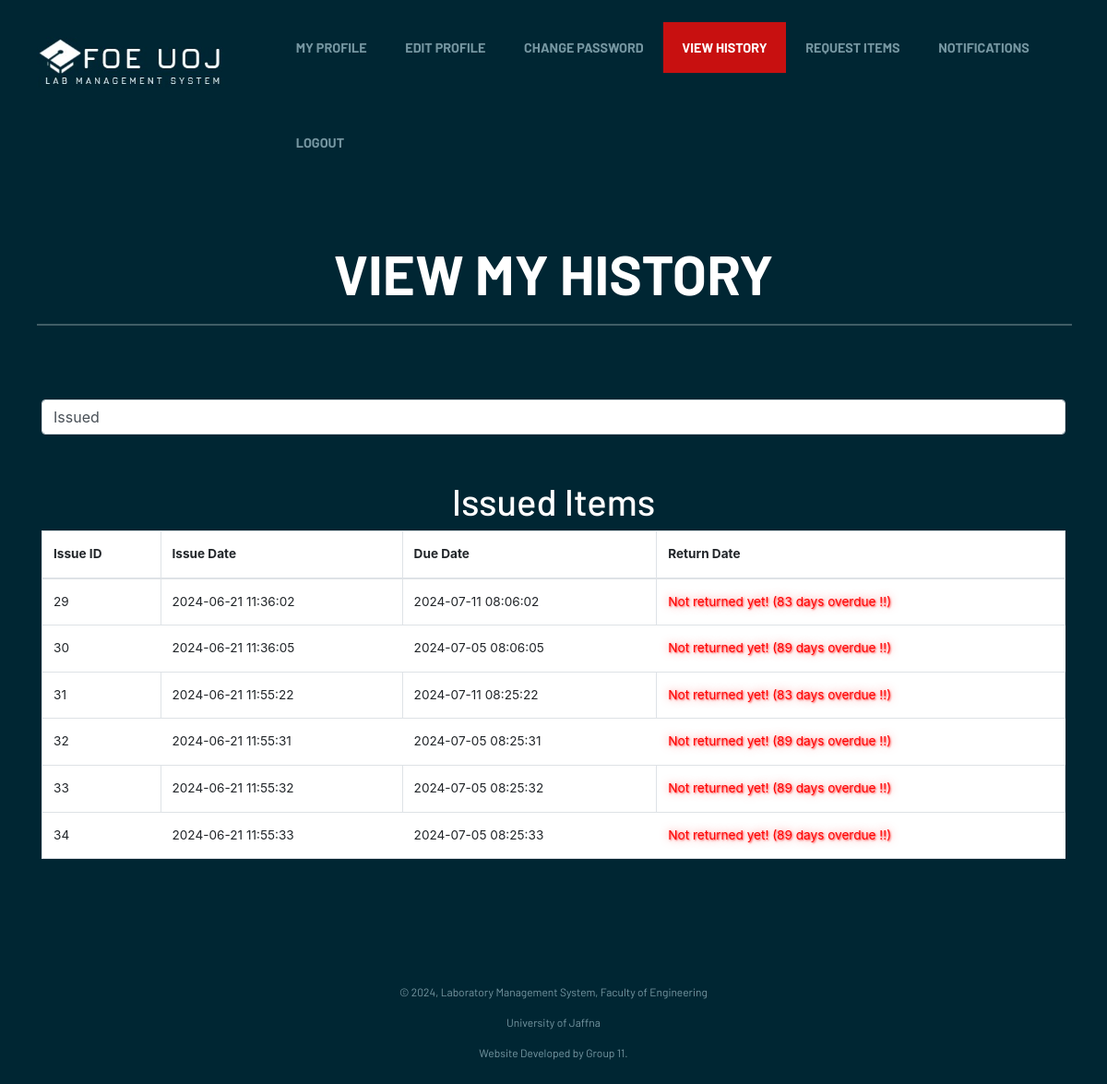
/FOE_LMS/student/view_history.php (signed in), run on the app's committed database.
### tables this page shows
CREATE TABLE `issued` (
  `issue_id` int(11) NOT NULL,
  `issue_date` timestamp NOT NULL DEFAULT current_timestamp(),
  `due_date` timestamp NULL DEFAULT NULL,
  `return_date` timestamp NULL DEFAULT NULL,
  `item_id` int(11) DEFAULT NULL,
  `officer_id` int(11) DEFAULT NULL,
  `student_id` int(11) DEFAULT NULL
);

### FOE_LMS/student/view_history.php (the view, shortened to what this page needs)
<?php
$connection = mysqli_connect("localhost", "root", "", "lab");
$queryIssued = "SELECT * FROM Issued WHERE student_id = (SELECT student_id FROM Student WHERE email = '$_SESSION[email]')";
$queryIssued_run = mysqli_query($connection, $queryIssued);
?>
<!DOCTYPE html>
<html lang="en-US">
<head>
      <link rel="stylesheet" href="../assets/css/components.css">
      <link rel="stylesheet" href="../assets/css/icons.css">
      <link rel="stylesheet" href="../assets/css/responsee.css">
      <link rel="stylesheet" href="../assets/owl-carousel/owl.carousel.css">
      <link rel="stylesheet" href="../assets/owl-carousel/owl.theme.css">
      <link rel="stylesheet" href="../assets/css/template-style.css">
      <link href="https://cdn.jsdelivr.net/npm/bootstrap@5.3.0-alpha1/dist/css/bootstrap.min.css" rel="stylesheet">
      <link href="https://cdnjs.cloudflare.com/ajax/libs/font-awesome/5.15.4/css/all.min.css" rel="stylesheet">
      <link rel="stylesheet" type="text/css" href="https://stackpath.bootstrapcdn.com/bootstrap/4.4.1/css/bootstrap.min.css">
   </head>
    <body class="size-1520 primary-color-red background-dark">
      <header class="grid">
        <nav class="s-12 grid background-none background-primary-hightlight">
           <a href="student_dashboard.php" class="m-12 l-3 padding-2x logo">
           <img src="../assets/img/logo.jpg">
           </a>
           <div class="top-nav s-12 l-9">
              <ul class="top-ul right chevron">
              <li><a href="student_dashboard.php">My Profile</a></li>
                <li><a href="edit_profile.php">Edit Profile</a></li>
                <li><a href="change_password.php">Change Password</a></li>
                <li><a href="view_history.php">View History</a></li>
                <li><a href="request_item.php">Request Items</a></li>
                <li><a href="notifications.php">Notifications</a></li>
                <li><a href="#" onclick="confirmLogout()">Logout</a></li>
              </ul>
           </div>
        </nav>
      </header>
      <head>
    </head>
    <body class="size-1520 primary-color-red background-dark">
        <main role="main">
            <header class="grid">
                <div class="s-12 padding-2x">
                    <h1 class="text-strong text-white text-center center text-size-60 text-uppercase margin-bottom-20">VIEW MY HISTORY</h1>
                    <hr style="border: 1px solid white; width: 100%;">
                </div>
            </header>
            <div class="container">
    <div class="row mt-4">
        <div class="col-md-12">
            <select id="tableSelector" class="form-control mb-4">
                <option value="issued">Issued</option>
            </select>
        </div>
    </div>
    <div id="issuedItemsTable">
    <div class="row mt-4">
        <div class="col-md-12">
            <h1 style="color: white; text-align: center;">Issued Items </h1>
            <table class="table table-bordered">
                <thead>
                    <tr>
                        <th>Issue ID</th>
                        <th>Issue Date</th>
                        <th>Due Date</th>
                        <th>Return Date</th>
                    </tr>
                </thead>
                <tbody>
                    <?php
                    while ($row = mysqli_fetch_assoc($queryIssued_run)) {
                        echo "<tr>";
                        echo "<td>" . $row['issue_id'] . "</td>";
                        echo "<td>" . $row['issue_date'] . "</td>";
                        echo "<td>" . $row['due_date'] . "</td>";
                        if (isset($row['return_date'])) {
                            echo "<td style='color: green;'>" . $row['return_date'] . "</td>";
                        } else {
                            $due_date = new DateTime($row['due_date']);
                            $current_date = new DateTime();
                            $interval = $current_date->diff($due_date);
                            $days_diff = $interval->format('%r%a');
                            if ($days_diff < 0) {
                                $days_diff = abs($days_diff);
                                echo "<td style='color: red; text-shadow: 1px 1px 2px rgba(255, 0, 0, 0.7), 0 0 10px rgba(255, 0, 0, 0.5);'>Not returned yet! (" . $days_diff . " days overdue !!)</td>";
                            } else {
                                echo "<td style='color: red;'>Not returned yet! (Due in " . $days_diff . " days)</td>";
                            }
                        }
                        echo "</tr>";
                    }
                    ?>
                </tbody>
            </table>
        </div>
    </div>
</div>
<section>
    <br>
    <br>
    <br>
    <br>
    <br>
<div class="s-12 text-center margin-bottom">
             <p class="text-size-12">© 2024, Laboratory Management System, Faculty of Engineering</p>
             <p class="text-size-12">University of Jaffna</p>
             <p class="text-size-12">Website Developed by Group 11.</p>
           </div>
</section>
   </body>
</html>

### FOE_LMS/assets/css/responsee.css (style rules this page uses)
* { -webkit-box-sizing:border-box; -moz-box-sizing:border-box; box-sizing:border-box; margin:0; }
body { background:none repeat scroll 0 0 #eeeeee; font-size:16px; font-family:"Open Sans",Arial,sans-serif; color:#444; }
h1,h2,h3,h4,h5,h6 { color:#152732; font-weight: normal; line-height: 1.3; margin:0.5rem 0; }
h1 { font-size:2.7rem; }
a, a:link, a:visited, a:hover, a:active { text-decoration:none; color:#9BB800; transition:color 0.20s linear 0s; -o-transition:color 0.20s linear 0s; -ms-transition:color 0.20s linear 0s; -moz-transition:color 0.20s linear 0s; -webkit-transition:color 0.20s linear 0s; }
p,li,dl,blockquote,table,kbd { font-size: 0.85rem; line-height: 1.6; }
.text-center { text-align:center!important; }
img { border:0; display:block; height:auto; max-width:100%; width:auto; }
table { background:none repeat scroll 0 0 #fff; border:1px solid #f0f0f0; border-collapse:collapse; border-spacing:0; text-align:left; width:100%; }
table tr td, table tr th { padding:0.625rem; }
table tfoot, table thead,table tr:nth-of-type(2n) { background:none repeat scroll 0 0 #f0f0f0; }
th,table tr:nth-of-type(2n) td { border-right:1px solid #fff; }
td { border-right:1px solid #f0f0f0; }
.grid { display:grid; grid-template-columns:repeat(12, 1fr); width:100%; margin:0 auto; }
hr { border: 0; border-top: 1px solid #e5e5e5; clear:both; height:0; margin:2.5rem auto; }
li { padding:0; }
ul,ol { padding-left:1.25rem; }
.size-1520 .line,.size-1520 .grid { max-width:95rem; }
nav { display:block; width:100%; background:#152732; }
.line::after, nav::after, .center::after, .box::after, .margin::after, .margin2x::after, .grid.full::after { clear:both; content: "."; display:block; height:0; line-height:0; overflow:hidden; visibility:hidden; }
.top-nav ul { padding:0; }
.top-nav li { float:left; list-style:none outside none; cursor:pointer; }
.top-nav li a { color:#fff; display:block; font-size:1rem; padding:1.25rem; }
.top-nav .active-item a { background:#2b4c61; }
.aside-nav a,.aside-nav a:link,.aside-nav a:visited,.aside-nav li > ul,.top-nav a,.top-nav a:link,.top-nav a:visited { transition:background 0.20s linear 0s; -o-transition:background 0.20s linear 0s; -ms-transition:background 0.20s linear 0s; -moz-transition:background 0.20s linear 0s; -webkit-transition:background 0.20s linear 0s; }
.margin-bottom { margin-bottom:1.25rem!important; }
.s-1,.s-2,.s-five,.s-3,.s-4,.s-5,.s-6,.s-7,.s-8,.s-9,.s-10,.s-11,.s-12,.m-1,.m-2,.m-five,.m-3,.m-4,.m-5,.m-6,.m-7,.m-8,.m-9,.m-10,.m-11,.m-12,.l-1,.l-2,.l-five,.l-3,.l-4,.l-5,.l-6,.l-7,.l-8,.l-9,.l-10,.l-11,.l-12,.xl-1,.xl-2,.xl-five,.xl-3,.xl-4,.xl-5,.xl-6,.xl-7,.xl-8,.xl-9,.xl-10,.xl-11,.xl-12,.xxl-1,.xxl-2,.xxl-five,.xxl-3,.xxl-4,.xxl-5,.xxl-6,.xxl-7,.xxl-8,.xxl-9,.xxl-10,.xxl-11,.xxl-12 { float:left; position:static; }
.s-12, .grid .s-12.center { width:100% }
.grid .s-12 { grid-column:span 12; }
.m-12, .grid .m-12.center { width:100% }
.grid .m-12 { grid-column:span 12; }
.l-3, .grid .l-3.center { width:25%; }
.l-9, .grid .l-9.center { width:75%; }
.grid .l-3 { grid-column:span 3; }
.grid .l-9 { grid-column:span 9; }
.right { float:right; }
@media screen and (max-width:1366px) { .size-960,.size-1140,.size-1280,.size-1520 { max-width:1366px; } }
.grid .s-1,.grid .s-2,.grid .s-five,.grid .s-3,.grid .s-4,.grid .s-5,.grid .s-6,.grid .s-7,.grid .s-8,.grid .s-9,.grid .s-10,.grid .s-11,.grid .s-12,.grid .m-1,.grid .m-2,.grid .m-five,.grid .m-3,.grid .m-4,.grid .m-5,.grid .m-6,.grid .m-7,.grid .m-8,.grid .m-9,.grid .m-10,.grid .m-11,.grid .m-12,.grid .l-1,.grid .l-2,.grid .l-five,.grid .l-3,.grid .l-4,.grid .l-5,.grid .l-6,.grid .l-7,.grid .l-8,.grid .l-9,.grid .l-10,.grid .l-11,.grid .l-12,.grid .xl-1,.grid .xl-2,.grid .xl-five,.grid .xl-3,.grid .xl-4,.grid .xl-5,.grid .xl-6,.grid .xl-7,.grid .xl-8,.grid .xl-9,.grid .xl-10,.grid .xl-11,.grid .xl-12,.grid .xxl-1,.grid .xxl-2,.grid .xxl-five,.grid .xxl-3,.grid .xxl-4,.grid .xxl-5,.grid .xxl-6,.grid .xxl-7,.grid .xxl-8,.grid .xxl-9,.grid .xxl-10,.grid .xxl-11,.grid .xxl-12 { float:none; width:auto; }
.center { float:none; margin:0 auto; display:block; }
.grid .center { justify-self:center; margin:auto; grid-column:1 / -1; }
.grid .grid { padding:0; width:100%; }

### data on the page
issued: issue_id "29", issue_date "2024-06-21 11:36:02", due_date "2024-07-11 08:06:02", due_date "83"
issued: issue_id "30", issue_date "2024-06-21 11:36:05", due_date "2024-07-05 08:06:05", due_date "89"
issued: issue_id "31", issue_date "2024-06-21 11:55:22", due_date "2024-07-11 08:25:22", due_date "83"
issued: issue_id "32", issue_date "2024-06-21 11:55:31", due_date "2024-07-05 08:25:31", due_date "89"
issued: issue_id "33", issue_date "2024-06-21 11:55:32", due_date "2024-07-05 08:25:32", due_date "89"
issued: issue_id "34", issue_date "2024-06-21 11:55:33", due_date "2024-07-05 08:25:33", due_date "89"
